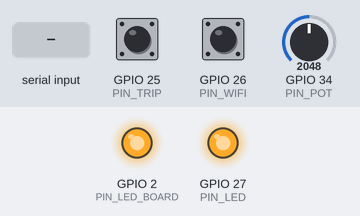
Recording of a sketch running on a simulated ESP32. Shown: output pins drawn as LEDs (lit = HIGH). Dashed ring = blinking. Inputs (shaded band) come from the test bench; at power-on: GPIO 25 (PIN_TRIP) HIGH, GPIO 26 (PIN_WIFI) HIGH, GPIO 34 (PIN_POT) = 2048 (analog values on the 0–4095 scale). WiFi joins after 1.5 s; servers stay silent unless stated; a WiFi scan finds three made-up networks; uploads are accepted with an empty reply; EEPROM starts erased; what the sketch prints to the serial monitor is not drawn.

Above: at 4.7 s.
4.8 s: GPIO 25 (PIN_TRIP) pulled LOW for 0.15 s
At 5.58 s:
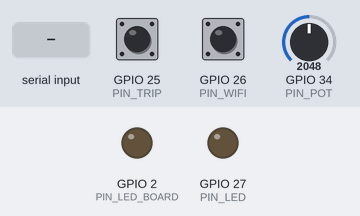
8.3 s: GPIO 26 (PIN_WIFI) pulled LOW for 0.15 s
11.8 s: "https\n" received over Serial
15.3 s: GPIO 25 (PIN_TRIP) pulled LOW for 1 s
18.8 s: GPIO 26 (PIN_WIFI) pulled LOW for 1 s
At 19.5 s:
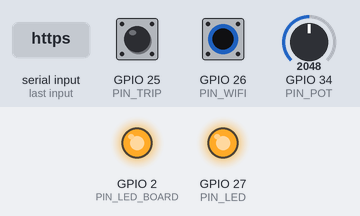
21.3 s: GPIO 26 (PIN_WIFI) pulled LOW for 3.2 s
At 22.6 s:
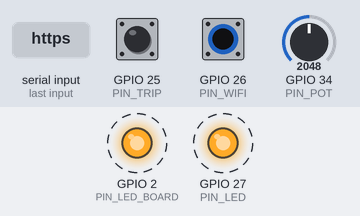
Timing chart, 0 to 27.1 s (numbered marks = the images above; inputs shaded):
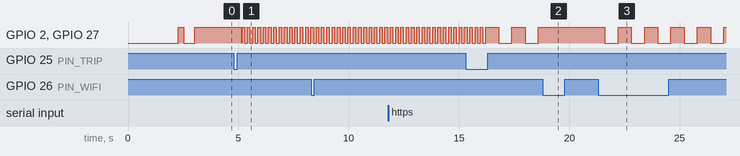

The sketch:

quietcheck_esp32.ino
```cpp
/*
 * QuietCheck — ESP32 "battery black box"
 * One real home battery on the dashboard, next to 500 simulated ones.
 *
 * Hardware
 *   Potentiometer : outer legs to 3V3 and GND, wiper to GPIO 34  -> discharge power 0..5 kW
 *   TRIP button   : GPIO 25 to GND  (short press = trip / reset, hold 2 s = cell overheats)
 *   WIFI button   : GPIO 26 to GND  (toggle "Wi-Fi lost": keeps logging, uploads backlog on return)
 *   LED           : GPIO 27 -> 220 ohm -> LED -> GND   (on-board LED on GPIO 2 mirrors it)
 *
 * LED meaning
 *   solid          running and checking in
 *   slow blink     offline, logging to the local black box (store and forward)
 *   fast blink     tripped (press TRIP again = homeowner reset)
 *   double blink   overheating / failed
 *
 * Messages (JSON over HTTP POST, built with snprintf, no extra libraries)
 *   /api/checkin  every CHECKIN_MS
 *   /api/checkin  with "last_gasp":true and a fault code, once, as it goes down
 *   /api/backlog  records logged while offline, sent on reconnect
 *
 * Board: "ESP32 Dev Module" (Arduino core for ESP32). Serial monitor at 115200.
 */
#include <WiFi.h>
#include <HTTPClient.h>
#include <WiFiClientSecure.h>
#include <Preferences.h>

// ======================= EDIT THESE THREE =======================
const char* WIFI_SSID   = "YOUR_HOTSPOT_NAME";        // 2.4 GHz only (iPhone: turn on "Maximize Compatibility")
const char* WIFI_PASS   = "YOUR_HOTSPOT_PASSWORD";
const char* SERVER_URL  = "https://quietcheck.onrender.com"; // live server (Render)
// =================================================================

const char* DEVICE_ID   = "ESP32-01";
const float LAT = 34.0205, LON = -118.2856;            // shows up at USC on the map

const int PIN_POT = 34, PIN_TRIP = 25, PIN_WIFI = 26, PIN_LED = 27, PIN_LED_BOARD = 2;
const unsigned long CHECKIN_MS = 1000;                 // twice per server tick, so jitter never looks like silence
const float CAPACITY_KWH = 13.5, MAX_KW = 5.0;

// Server link can be changed at runtime: type it into the Serial Monitor and press Enter.
// It is saved in flash (NVS) and survives resets, so a new tunnel link needs no re-upload.
Preferences prefs;
String serverUrl;

// ---------------- black box: circular buffer (same idea as the car black box EEPROM log)
struct Record { unsigned long ms; float soc, kw, temp, volt; char mode[10]; char fault[12]; };
const int BOX_LEN = 60;
Record box[BOX_LEN];
int boxHead = 0, boxCount = 0;      // all records
int pendingStart = -1, pendingCount = 0;  // records logged while offline, not yet uploaded

// ---------------- state
enum BatState { ST_RUNNING, ST_TRIPPED, ST_OVERHEATING, ST_FAILED };
BatState state = ST_RUNNING;
bool wifiLost = false;              // the WIFI button simulates the home router dying
float soc = 82.0, kw = 0, temp = 27.0, volt = 400.0;
unsigned long lastTick = 0, tripDownAt = 0;
bool tripWasDown = false, wifiWasDown = false, overheatFired = false;

// ============================================================ helpers
bool post(const char* path, const String& body) {
  if (WiFi.status() != WL_CONNECTED) return false;
  String url = serverUrl + path;
  HTTPClient http;
  WiFiClientSecure secure;
  WiFiClient plain;
  bool ok;
  if (url.startsWith("https")) { secure.setInsecure(); ok = http.begin(secure, url); }
  else                         { ok = http.begin(plain, url); }
  if (!ok) return false;
  http.setTimeout(url.startsWith("https") ? 6000 : 1500);  // TLS to Render needs longer
  http.addHeader("Content-Type", "application/json");
  int code = http.POST(body);
  http.end();
  if (code != 200) Serial.printf("POST %s -> %d\n", path, code);
  return code == 200;
}

String recordJson(const Record& r, bool lastGasp, unsigned long nowMs, bool withAge) {
  char buf[320];
  char fault[20];
  if (r.fault[0]) snprintf(fault, sizeof(fault), "\"%s\"", r.fault); else strcpy(fault, "null");
  int n = snprintf(buf, sizeof(buf),
    "{\"id\":\"%s\",\"soc\":%.1f,\"power_kw\":%.2f,\"mode\":\"%s\",\"temp_c\":%.1f,"
    "\"voltage\":%.1f,\"fault\":%s,\"lat\":%.5f,\"lon\":%.5f%s",
    DEVICE_ID, r.soc, r.kw, r.mode, r.temp, r.volt, fault, LAT, LON,
    lastGasp ? ",\"last_gasp\":true" : "");
  if (withAge) n += snprintf(buf + n, sizeof(buf) - n, ",\"age_s\":%.1f", (nowMs - r.ms) / 1000.0);
  snprintf(buf + n, sizeof(buf) - n, "}");
  return String(buf);
}

Record makeRecord(const char* fault) {
  Record r;
  r.ms = millis(); r.soc = soc; r.kw = kw; r.temp = temp; r.volt = volt;
  strcpy(r.mode, kw > 0.05 ? "DISCHARGE" : (kw < -0.05 ? "CHARGE" : "IDLE"));
  strncpy(r.fault, fault ? fault : "", sizeof(r.fault) - 1); r.fault[sizeof(r.fault) - 1] = 0;
  return r;
}

void logRecord(const Record& r, bool offline) {
  box[boxHead] = r;
  if (offline) {
    if (pendingCount == 0) pendingStart = boxHead;
    if (pendingCount < BOX_LEN) pendingCount++;
    else pendingStart = (pendingStart + 1) % BOX_LEN;   // oldest pending record overwritten
  }
  boxHead = (boxHead + 1) % BOX_LEN;
  if (boxCount < BOX_LEN) boxCount++;
}

void uploadBacklog() {
  if (pendingCount == 0) return;
  unsigned long now = millis();
  String body = String("{\"id\":\"") + DEVICE_ID + "\",\"records\":[";
  for (int i = 0; i < pendingCount; i++) {
    const Record& r = box[(pendingStart + i) % BOX_LEN];
    if (i) body += ",";
    body += recordJson(r, false, now, true);
  }
  body += "]}";
  if (post("/api/backlog", body)) {
    Serial.printf("Backlog uploaded: %d records\n", pendingCount);
    pendingCount = 0; pendingStart = -1;
  }
}

void sendLastGasp(const char* fault) {
  Record r = makeRecord(fault);
  r.kw = 0; strcpy(r.mode, "IDLE");
  logRecord(r, false);
  // a last gasp only gets out if the network is up — like a real brown-out
  if (!wifiLost) {
    bool ok = post("/api/checkin", recordJson(r, true, millis(), false));
    Serial.printf("LAST GASP %s %s\n", fault, ok ? "sent" : "FAILED");
  }
}

// ============================================================ physics
void updatePhysics(float dtS) {
  if (state == ST_RUNNING || state == ST_OVERHEATING) {
    int raw = analogRead(PIN_POT);                      // 0..4095
    kw = round((raw / 4095.0) * MAX_KW * 10) / 10.0;
    if (soc <= 10) kw = 0;
  } else {
    kw = 0;
  }
  // 1 real second stands in for 30 simulated seconds (same scale as the server), so the charge visibly moves
  soc -= kw * (dtS * 30 / 3600.0) / CAPACITY_KWH * 100;
  if (soc < 0) soc = 0;

  float target = 26 + 1.2 * kw;
  if (state == ST_OVERHEATING) target = temp + 4;          // climbs ~4 C per second
  temp += (target - temp) * (state == ST_OVERHEATING ? 1.0 : 0.3);
  volt = 400 - 1.5 * kw - (state == ST_OVERHEATING ? (temp - 30) * 1.2 : 0);
}

// ============================================================ inputs
void readButtons() {
  bool tripDown = digitalRead(PIN_TRIP) == LOW;
  bool wifiDown = digitalRead(PIN_WIFI) == LOW;
  unsigned long now = millis();

  // TRIP: short press toggles trip/reset, hold 2 s starts overheating
  if (tripDown && !tripWasDown) tripDownAt = now;
  if (tripDown && state == ST_RUNNING && now - tripDownAt > 2000) {
    state = ST_OVERHEATING; overheatFired = false;
    Serial.println(">> Cell overheating (black box will show the climb)");
  }
  if (!tripDown && tripWasDown && now - tripDownAt < 2000 && now - tripDownAt > 40) {
    if (state == ST_RUNNING) {
      state = ST_TRIPPED;
      Serial.println(">> TRIPPED");
      sendLastGasp("TRIP");
    } else {
      state = ST_RUNNING; temp = 30; overheatFired = false;
      Serial.println(">> Reset by homeowner, running again");
    }
  }
  tripWasDown = tripDown;

  // WIFI: toggle simulated router loss
  if (wifiDown && !wifiWasDown) {
    wifiLost = !wifiLost;
    Serial.println(wifiLost ? ">> Wi-Fi LOST (logging locally)" : ">> Wi-Fi BACK (uploading backlog)");
    delay(40);
  }
  wifiWasDown = wifiDown;
}

void updateLed() {
  unsigned long t = millis();
  bool on;
  if (state == ST_TRIPPED)                           on = (t / 120) % 2;
  else if (state == ST_OVERHEATING || state == ST_FAILED) on = (t % 1000) < 120 || ((t % 1000) > 240 && (t % 1000) < 360);
  else if (wifiLost || WiFi.status() != WL_CONNECTED) on = (t / 600) % 2;
  else                                             on = true;
  digitalWrite(PIN_LED, on); digitalWrite(PIN_LED_BOARD, on);
}

// ============================================================ setup / loop
const char* authName(int a) {
  switch (a) { case 0: return "open"; case 1: return "WEP"; case 2: return "WPA"; case 3: return "WPA2";
               case 4: return "WPA/WPA2"; case 6: return "WPA3"; case 7: return "WPA2/WPA3"; default: return "other"; }
}

// Why a connection attempt failed (ESP-IDF reason codes)
void onWifiEvent(WiFiEvent_t event, WiFiEventInfo_t info) {
  if (event == ARDUINO_EVENT_WIFI_STA_DISCONNECTED) {
    int r = info.wifi_sta_disconnected.reason;
    const char* why = (r == 201) ? "network not found (5 GHz only? name typo?)"
                    : (r == 15 || r == 204 || r == 2 || r == 202) ? "wrong password or WPA3-only security"
                    : (r == 203) ? "association refused (hotspot full or blocking)"
                    : "see ESP-IDF reason list";
    Serial.printf("Wi-Fi attempt failed, reason %d: %s\n", r, why);
  } else if (event == ARDUINO_EVENT_WIFI_STA_GOT_IP) {
    Serial.printf("Connected, IP %s -> %s\n", WiFi.localIP().toString().c_str(), serverUrl.c_str());
  }
}

void connectWifi() {
  WiFi.mode(WIFI_STA);
  WiFi.onEvent(onWifiEvent);

  // Diagnostic: list every 2.4 GHz network the ESP32 can actually see
  Serial.println("Scanning for networks...");
  int n = WiFi.scanNetworks();
  bool seen = false;
  for (int i = 0; i < n; i++) {
    bool match = WiFi.SSID(i) == String(WIFI_SSID);
    seen |= match;
    Serial.printf("  %s %-28s ch%-2d %4d dBm  %s\n", match ? ">>" : "  ", WiFi.SSID(i).c_str(),
                  WiFi.channel(i), WiFi.RSSI(i), authName(WiFi.encryptionType(i)));
  }
  Serial.println(seen ? "Target network FOUND" : "Target network NOT visible on 2.4 GHz");
  WiFi.scanDelete();

  WiFi.setAutoReconnect(true);
  WiFi.begin(WIFI_SSID, WIFI_PASS);
  Serial.printf("Connecting to \"%s\"", WIFI_SSID);
  for (int i = 0; i < 60 && WiFi.status() != WL_CONNECTED; i++) { delay(250); Serial.print("."); updateLed(); }
  Serial.println();
  if (WiFi.status() != WL_CONNECTED) Serial.println("Wi-Fi not connected yet, will keep trying");
}

void setup() {
  Serial.begin(115200);
  pinMode(PIN_TRIP, INPUT_PULLUP);
  pinMode(PIN_WIFI, INPUT_PULLUP);
  pinMode(PIN_LED, OUTPUT); pinMode(PIN_LED_BOARD, OUTPUT);
  analogReadResolution(12);
  prefs.begin("quietcheck", false);
  serverUrl = prefs.getString("url", SERVER_URL);
  Serial.printf("Server: %s   (type a new https://... link + Enter to change it)\n", serverUrl.c_str());
  connectWifi();
  lastTick = millis();
}

void readSerialCommand() {
  if (!Serial.available()) return;
  String line = Serial.readStringUntil('\n');
  line.trim();
  while (line.endsWith("/")) line.remove(line.length() - 1);
  if (line.startsWith("http")) {
    serverUrl = line;
    prefs.putString("url", serverUrl);
    Serial.printf(">> Server changed to %s (saved)\n", serverUrl.c_str());
  } else if (line == "url") {
    Serial.printf(">> Server is %s\n", serverUrl.c_str());
  } else if (line == "reset-url") {
    prefs.remove("url"); serverUrl = SERVER_URL;
    Serial.printf(">> Server reset to %s\n", serverUrl.c_str());
  }
}

void loop() {
  readSerialCommand();
  readButtons();
  updateLed();

  unsigned long now = millis();
  if (now - lastTick < CHECKIN_MS) { delay(10); return; }
  float dt = (now - lastTick) / 1000.0;
  lastTick = now;

  static unsigned long lastReconnect = 0;
  // retry slowly: reconnecting too often aborts an attempt that is still in progress
  if (WiFi.status() != WL_CONNECTED && now - lastReconnect > 20000) {
    lastReconnect = now; WiFi.disconnect(); WiFi.begin(WIFI_SSID, WIFI_PASS);
  }
  updatePhysics(dt);

  // overheating ends in a failure with a last gasp
  if (state == ST_OVERHEATING && temp >= 70 && !overheatFired) {
    overheatFired = true; state = ST_FAILED;
    Serial.println(">> Cell FAILED");
    sendLastGasp("OVERTEMP");
  }
  if (state == ST_TRIPPED || state == ST_FAILED) return;    // a dead battery says nothing

  Record r = makeRecord(nullptr);
  bool offline = wifiLost || WiFi.status() != WL_CONNECTED;
  if (offline) {
    logRecord(r, true);
    Serial.printf("[offline] logged locally (%d waiting) kW=%.1f SoC=%.1f\n", pendingCount, r.kw, r.soc);
    return;
  }
  uploadBacklog();                                    // store and forward first
  logRecord(r, false);
  bool ok = post("/api/checkin", recordJson(r, false, now, false));
  Serial.printf("check-in %s kW=%.1f SoC=%.1f T=%.1f V=%.0f\n", ok ? "ok " : "ERR", r.kw, r.soc, r.temp, r.volt);
}
```

Measured:
- after the input at 4.8 s, GPIO 2 (PIN_LED_BOARD), GPIO 27 (PIN_LED): HIGH → LOW after 0.36 s, then repeats every 0.24 s: HIGH 0.12 s, LOW 0.11 s
- after the input at 18.8 s, GPIO 2 (PIN_LED_BOARD), GPIO 27 (PIN_LED): stops changing and stays HIGH
- after the input at 21.3 s, GPIO 2 (PIN_LED_BOARD), GPIO 27 (PIN_LED): alternates HIGH for 0.60 s and LOW for 0.60 s, starting after 0.30 s
